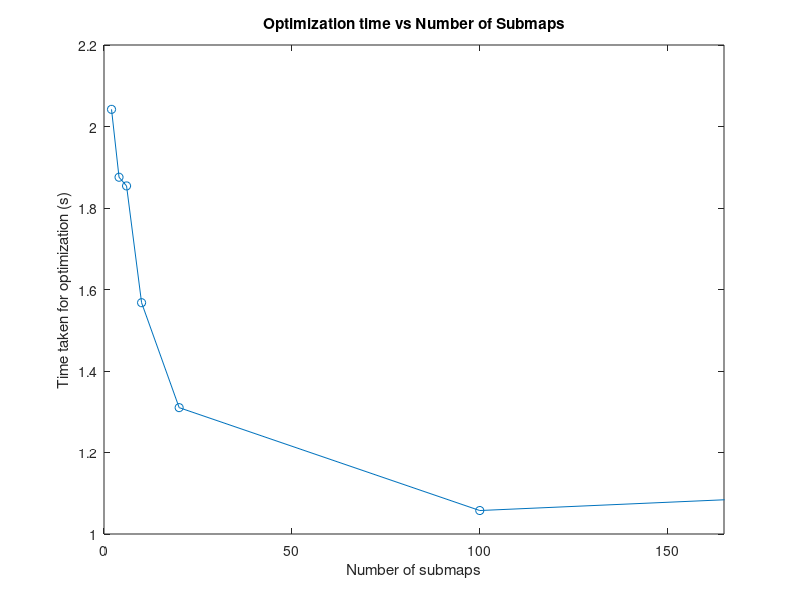

Here is the MATLAB script that generated this plot: (Note: this script raises an error after producing the figure.)
close all;
clear all;
time= [2.0421,1.8755,1.8542,1.5676,1.3101,1.0576,1.2198];
submaps = [2,4,6,10,20,100,500];
plot(submaps,time,'-o')
xlim([0 165]);
xlabel('Number of submaps');
ylabel('Time taken for optimization (s)');
title('Optimization time vs Number of Submaps');
gtext('Manhattan World 3500 Dataset')


